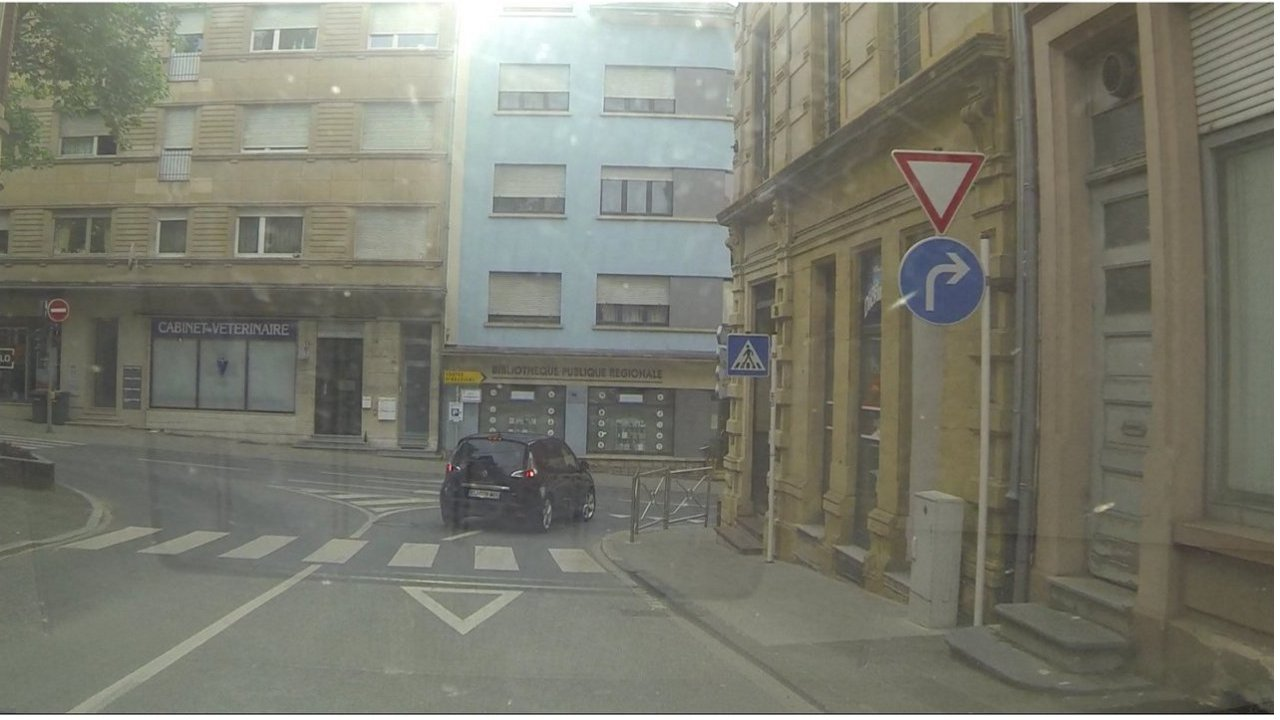
//> input picture input/img04.jpg, 1280 x 720 px
$ ./depre_main2   (built with g++ and OpenCV 4)
//> lines starting //> are read from the running program, lines starting //| are printed output that depends on the picture; after the words box and inside, x2 and y2 are one past the last pixel; in counts of white or black regions, pixels touching at a corner belong together
#include <opencv2/core/core.hpp>
#include <opencv2/highgui/highgui.hpp>
#include <iostream>
#include "../lib/lib_log.h"

struct Tpoi
{
	int area_code;
};
Tpoi poi[1280][720] = {0};


struct Tcheck
{
	bool checked;
};
Tcheck check[1280][720] = {false};


int main( int argc, char** argv )
{
	char buffer[100];
	cv::Mat input;
	input = cv::imread("input/img04.jpg", CV_LOAD_IMAGE_COLOR);
//> input is the input picture: 720 rows x 1280 cols, CV_8UC3; mean B, G, R 111.6, 123.6, 122.9
	if(!input.data)
	{
	  std::cout <<  "Could not open or find the image" << std::endl ;
	  return -1;
	}
	std::cout << "Press any key to exit!" << std::endl;
	  writeLog("WORKS",2);
//> (this line was passed over: writeLog is not available in this run)

	cv::namedWindow( "Input", CV_WINDOW_NORMAL);
	cv::namedWindow( "Output", CV_WINDOW_NORMAL);

	cv::Mat output = input.clone();
	int x,y;
	int total_area_code = 0;
	int count_biggest_area = 0;
	int biggest_area = 0;
	int count_area_code = 0;
	bool colour_found = false;
	std::cout << check[1][1].checked << std::endl;
	for (int i = 0; i <= 1279; i++)
	{
		for (int j = 0; j <= 719; j++)
		{
			if(((input.at<cv::Vec3b>(j,i)[2]) >= (18+input.at<cv::Vec3b>(j,i)[1])) && ((input.at<cv::Vec3b>(j,i)[2]) >= (18+input.at<cv::Vec3b>(j,i)[0])) && (check[i][j].checked == false))
			{
				x = i;
				y = j;
				if(count_biggest_area < count_area_code)
				{
					count_biggest_area = count_area_code;
					biggest_area = total_area_code;
				}
				total_area_code++;
				count_area_code = 0;
				check[x][y].checked = true;
				poi[x][y].area_code = total_area_code;
				colour_found = true;
				while(colour_found){
					colour_found = false;
					//check the 4 nearest pixel
					for (int check_pos = 1; check_pos < 150; check_pos++)
					{
						if(((input.at<cv::Vec3b>(y+check_pos,x)[2]) >= (18+input.at<cv::Vec3b>(y+check_pos,x)[1])) && ((input.at<cv::Vec3b>(y+check_pos,x)[2]) >= (18+input.at<cv::Vec3b>(y+check_pos,x)[0])) && (check[x][y+check_pos].checked == false))
						{
							colour_found = true;
							check[x][y+check_pos].checked = true;
							poi[x][y+check_pos].area_code = total_area_code;
							count_area_code++;
						}
						if(((input.at<cv::Vec3b>(y-check_pos,x)[2]) >= (18+input.at<cv::Vec3b>(y-check_pos,x)[1])) && ((input.at<cv::Vec3b>(y-check_pos,x)[2]) >= (18+input.at<cv::Vec3b>(y-check_pos,x)[0])) && (check[x][y-check_pos].checked == false))
						{
							colour_found = true;
							check[x][y-check_pos].checked = true;
							poi[x][y-check_pos].area_code = total_area_code;
							count_area_code++;
						}
						if(((input.at<cv::Vec3b>(y,x+check_pos)[2]) >= (18+input.at<cv::Vec3b>(y,x+check_pos)[1])) && ((input.at<cv::Vec3b>(y,x+check_pos)[2]) >= (18+input.at<cv::Vec3b>(y,x+check_pos)[0])) && (check[x+check_pos][y].checked == false))
						{
							colour_found = true;
							check[x+check_pos][y].checked = true;
							poi[x+check_pos][y].area_code = total_area_code;
							count_area_code++;
						}
						if(((input.at<cv::Vec3b>(y,x-check_pos)[2]) >= (18+input.at<cv::Vec3b>(y,x-check_pos)[1])) && ((input.at<cv::Vec3b>(y,x-check_pos)[2]) >= (18+input.at<cv::Vec3b>(y,x-check_pos)[0])) && (check[x-check_pos][y].checked == false))
						{
							colour_found = true;
							check[x-check_pos][y].checked = true;
							poi[x-check_pos][y].area_code = total_area_code;
							count_area_code++;
						}
					}
					x++;
					y++;
				}
			}
		}
	}
//> this loop made 1280 passes
//> (x, y, count_biggest_area, biggest_area, total_area_code, count_area_code) on passes 1 to 3: (0, 0, 0, 0, 0, 0), (0, 0, 0, 0, 0, 0), (0, 0, 0, 0, 0, 0)
//> after the loop, x = 954; y = 217; count_biggest_area = 2653; biggest_area = 22; total_area_code = 56; count_area_code = 0


	std::cout << "#Max entries: " <<  count_biggest_area << " pos of biggest area: " << biggest_area << std::endl;
//| #Max entries: 2653 pos of biggest area: 22
	std::cout << "Areas in total:" << total_area_code << std::endl;
//| Areas in total:56
//Highlight areas; pink => biggest area; yellow => other areas
	for(int i = 0; i <= 1279; i++)
	{
		for(int j = 0; j <= 719; j++)
		{
			if(poi[i][j].area_code == biggest_area){
				output.at<cv::Vec3b>(j,i)[0] = 255;
				output.at<cv::Vec3b>(j,i)[1] = 0;
				output.at<cv::Vec3b>(j,i)[2] = 255;
			}else if (poi[i][j].area_code > 0)
			{
				output.at<cv::Vec3b>(j,i)[0] = 0;
				output.at<cv::Vec3b>(j,i)[1] = 255;
				output.at<cv::Vec3b>(j,i)[2] = 255;
			}
		}
	}
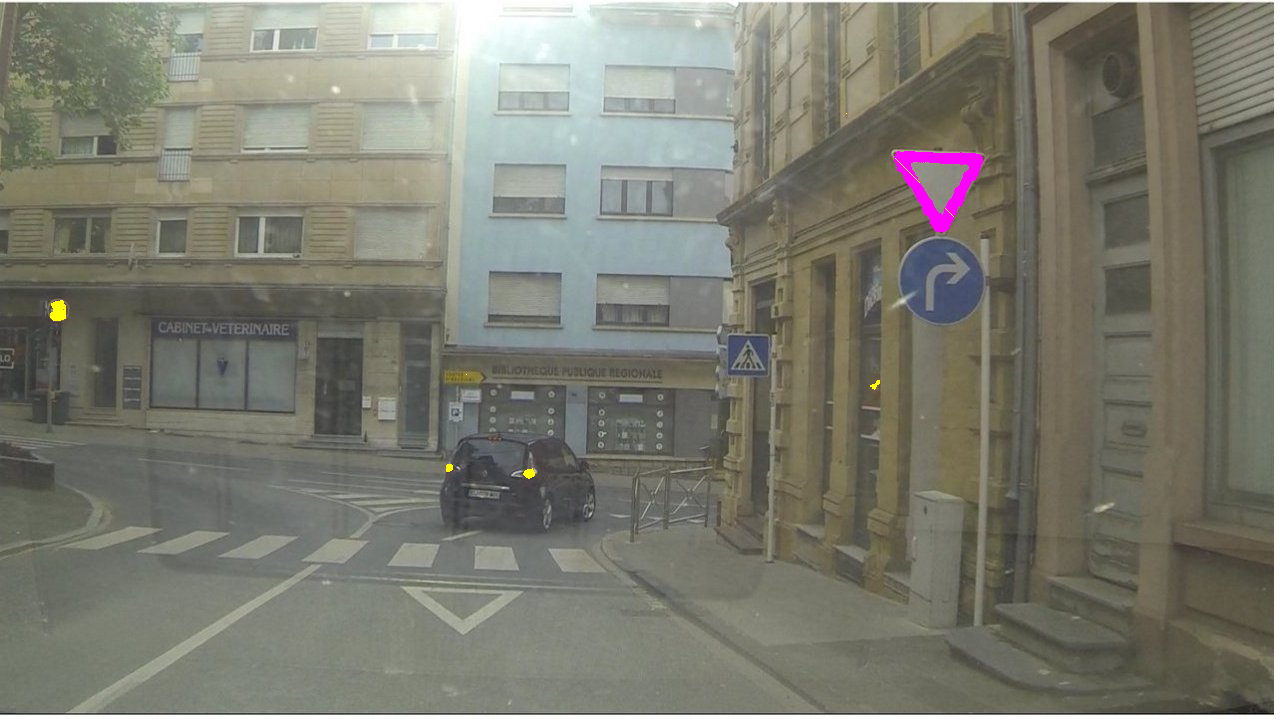
//> output: 720 rows x 1280 cols, CV_8UC3; 0.34% of pixels changed, all inside (x1, y1, x2, y2) = (50, 113, 983, 479)


//
	int *counter = new int[total_area_code+1];
	std::fill_n(counter,total_area_code+1,0);

	for(int i = 0; i <= 1279; i++)
	{
		for(int j = 0; j <= 719; j++)
		{
			counter[poi[i][j].area_code]++;
		}
	}
//find best areas
	for (int q = 1; q <= total_area_code; q++)
	{
		if (counter[q] > 200)
		{
			std::cout << q << "|";
			for (int i = 0; i <= 1279; i++)
			{
				for (int j = 0; j < 719; j++)
				{
					if (poi[i][j].area_code == q)
					{
						output.at<cv::Vec3b>(j,i)[0] = 255;
						output.at<cv::Vec3b>(j,i)[1] = 255;
						output.at<cv::Vec3b>(j,i)[2] = 0;
					}

				}
			}
		}
	}
//> this loop made 56 passes
//| 1|22|
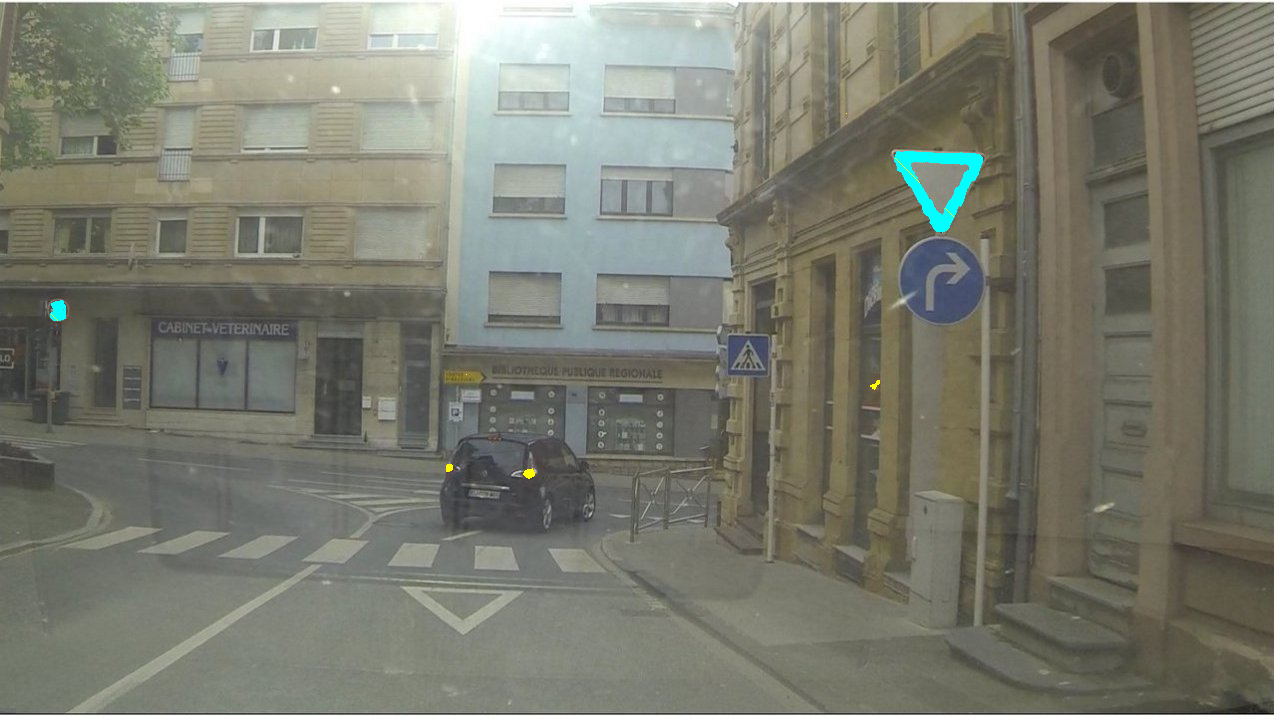
//> output: 720 rows x 1280 cols, CV_8UC3; 0.32% of pixels changed, all inside (x1, y1, x2, y2) = (50, 151, 983, 321)

	std::cout << std::endl;


	cv::imshow("Output",output);
	cv::imshow( "Input",input );

	delete [] counter;
	counter = 0;

	cv::waitKey(0);

	return 0;
}

$ run again, with input/img02.jpg copied over input/img04.jpg
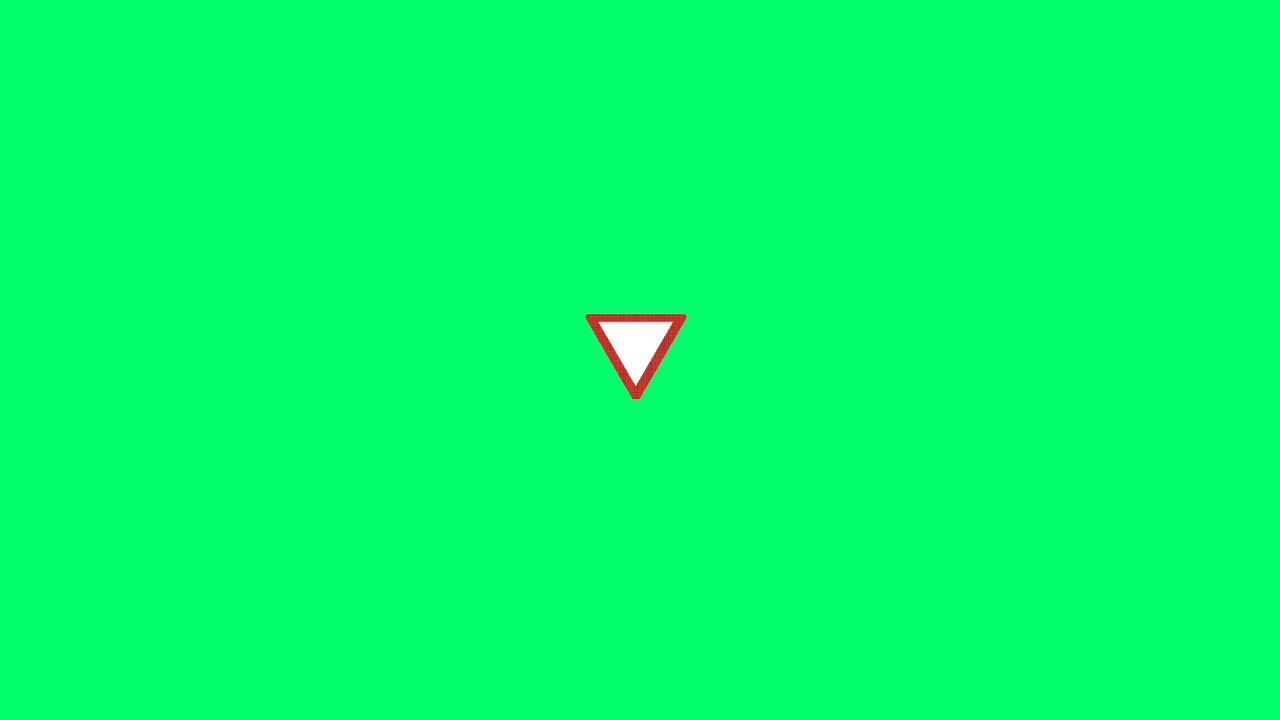
//> input picture input/img02.jpg, 1280 x 720 px
//> input is the input picture: 720 rows x 1280 cols, CV_8UC3; mean B, G, R 109.2, 253.5, 2.2
//> after the loop `for (int i = 0; i <= 1279; i++)`: x = 650; y = 381; count_biggest_area = 2497; biggest_area = 1; total_area_code = 33; count_area_code = 0
//| #Max entries: 2497 pos of biggest area: 1
//| Areas in total:33
//> after the loop `for(int i = 0; i <= 1279; i++)`:
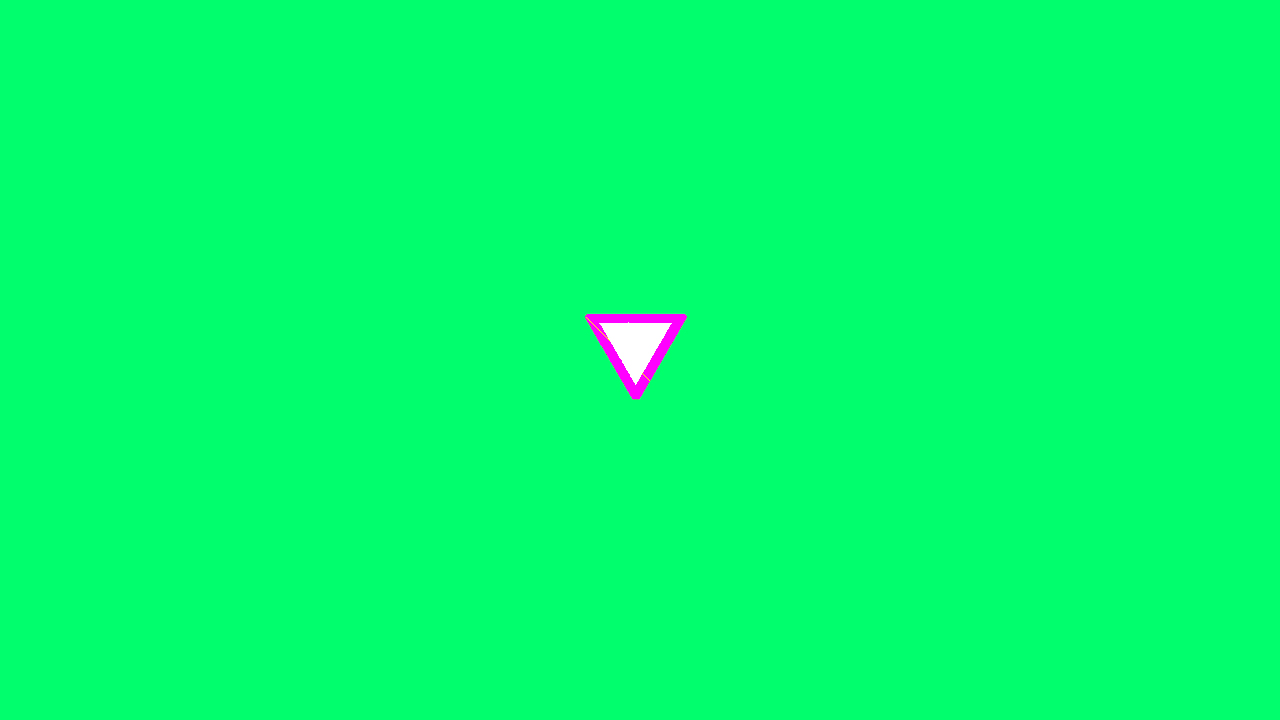
//> output: 720 rows x 1280 cols, CV_8UC3; 0.27% of pixels changed, all inside (x1, y1, x2, y2) = (585, 314, 687, 399)
//> the loop `for (int q = 1; q <= total_area_code; q++)` made 33 passes
//| 1|
//> after the loop `for (int q = 1; q <= total_area_code; q++)`:
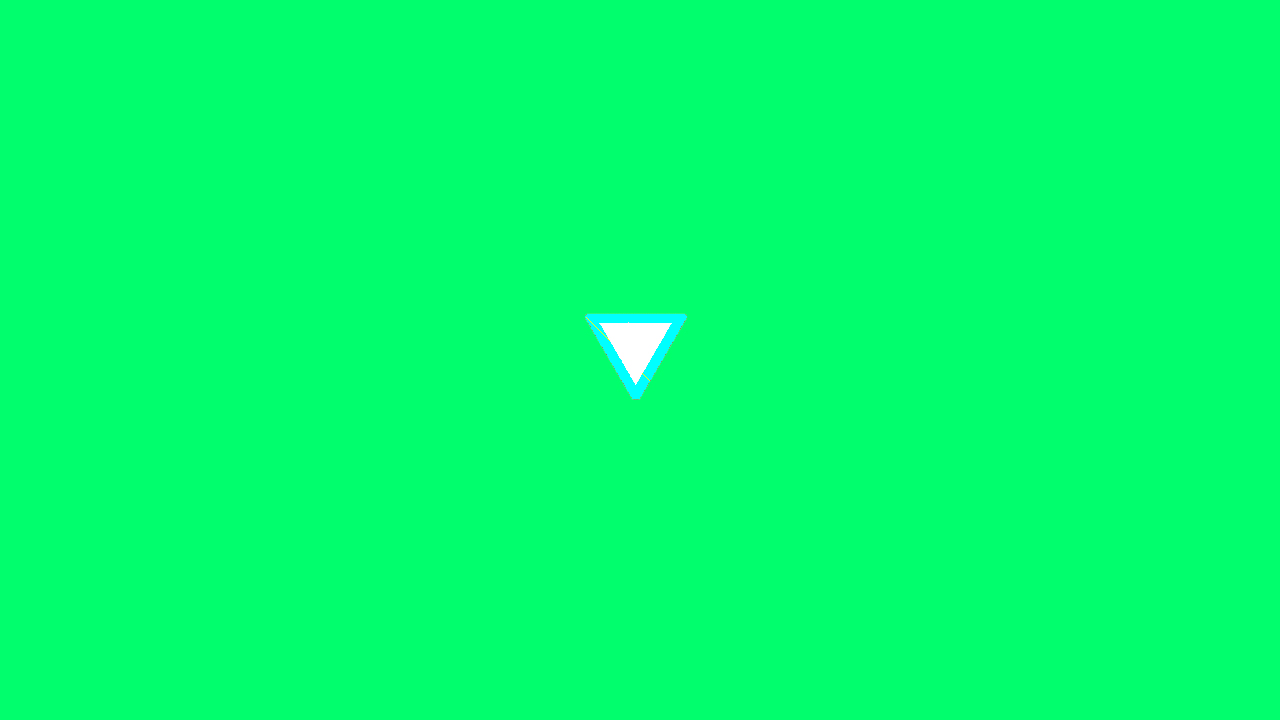
//> output: 720 rows x 1280 cols, CV_8UC3; 0.27% of pixels changed, all inside (x1, y1, x2, y2) = (585, 314, 687, 399)
